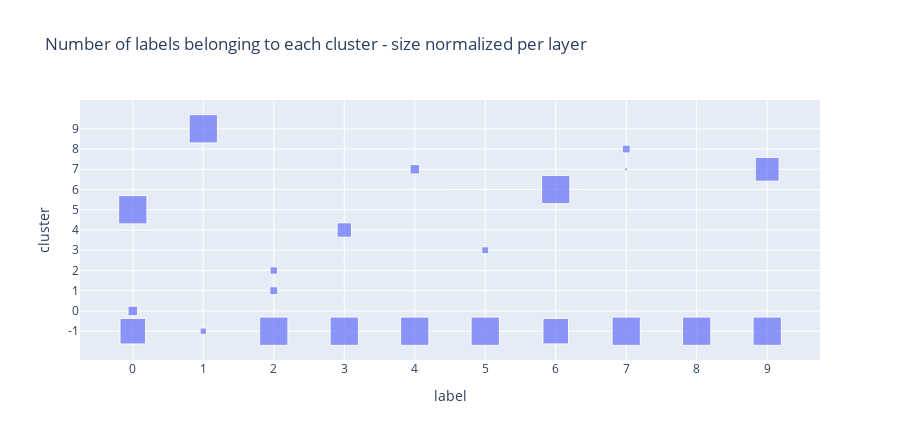

The code cell stored with this chart in its notebook:
### Code cell
nap.summary(5)

### Figure 1 — Plotly figure (JSON) as saved in the notebook; plotly's stock layout.template omitted (floating-point values rounded to 4 significant figures)
{"data": [{"hovertemplate": "label=%{x}<br>cluster=%{y}<br>counts_within_label_norm=%{marker.size}<extra></extra>", "legendgroup": "", "marker": {"color": "#636efa", "size": [0.8182, 0.05, 1, 1, 1, 1, 0.8125, 1, 1, 1, 0.1136, 0.07921, 0.06931, 0.06098, 0.2588, 1, 1, 0.1111, 0.01099, 0.7091, 0.07692, 1], "sizemode": "area", "sizeref": 0.0025, "symbol": "square"}, "mode": "markers", "name": "", "orientation": "v", "showlegend": false, "type": "scatter", "x": [0, 1, 2, 3, 4, 5, 6, 7, 8, 9, 0, 2, 2, 5, 3, 0, 6, 4, 7, 9, 7, 1], "xaxis": "x", "y": [-1, -1, -1, -1, -1, -1, -1, -1, -1, -1, 0, 1, 2, 3, 4, 5, 6, 7, 7, 7, 8, 9], "yaxis": "y"}], "layout": {"height": 440, "legend": {"itemsizing": "constant", "tracegroupgap": 0}, "title": {"text": "Number of labels belonging to each cluster - size normalized per layer"}, "xaxis": {"anchor": "y", "domain": [0, 1], "title": {"text": "label"}, "type": "category"}, "yaxis": {"anchor": "x", "domain": [0, 1], "title": {"text": "cluster"}, "type": "category"}}}
